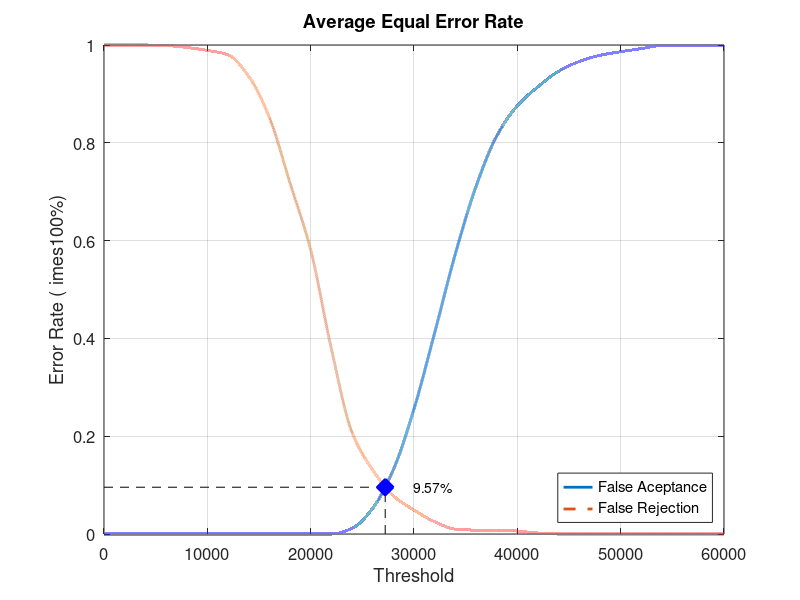
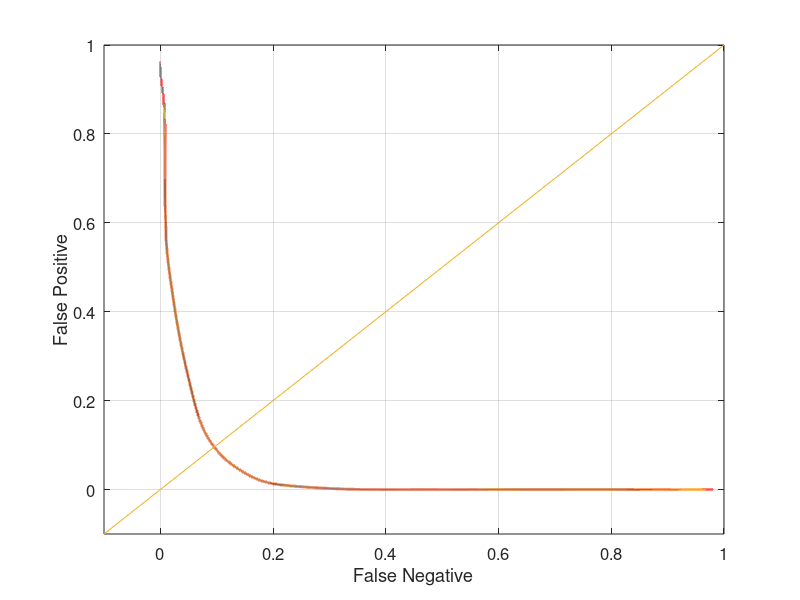

The MATLAB source for these figures, in order:
close all;
clear;
clc;
x = 0:2000:60000;
xq = 0:0.5:60000;

y0 = [0 0 0 0 0 0 0 0 0 0 0 0 0.0115789 0.0526316 0.131579 0.255789 0.411579 0.572632 0.710526 0.813684 0.875789 0.914737 0.946316 0.966316 0.978947 0.986316 0.992632 0.998947 0.998947 0.998947 1]
yy0 = interp1(x, y0, xq, 'pchip');
y1 = [1 1 1 0.999 0.995 0.989 0.98 0.936 0.852 0.718 0.581 0.379 0.208 0.131 0.078 0.049 0.025 0.01 0.008 0.008 0.006 0.002 0 0 0 0 0 0 0 0 0]
yy1 = interp1(x, y1, xq, 'pchip');

% Calculating EER: 
y2 = abs(y0 - y1);
find(y2 == min(y2))
yy2 = abs(yy0 - yy1);
xEER = find(yy2 == min(yy2));
xEERIndex = xq(xEER) % X-axis EER
yEER = yy0(xEER) % Y-axis EER

main = figure
plot(xq, yy0,'-','LineWidth', 2);	hold on
plot(xq, yy1,'--','LineWidth', 2);	hold on
plot([xEERIndex xEERIndex], [0 yEER], 'k--');	hold on
plot([0 xEERIndex], [yEER yEER], 'k--');	hold on
plot(xEERIndex, yEER, 'bx', 'LineWidth', 10);	hold on
text(xEERIndex + 10 * xEERIndex / 100, yEER, [num2str(round((10000 * yEER)) / 100) '%'])
legend('False Aceptance', 'False Rejection', 'Location', 'SouthEast')
xlabel('Threshold')
ylabel('Error Rate (	imes100%)')
title('Average Equal Error Rate')
set(gca, 'FontSize', 12)
axis([0 60000 0 1])
grid on

print(main, 'Database2AverageMain', '-dpng');
FNRxFPR = figure('Color', [1 1 1]);
plot(yy1, yy0, '-', yy1, yy0, 'LineWidth', 2);
hold on
y = -0.1:0.1:1
plot(y, y); 
set(gca, 'FontSize', 12)
xlabel('False Negative')
ylabel('False Positive')
axis([-0.1 1 -0.1 1])
set(gca, 'FontSize', 12)
grid on

print(FNRxFPR, 'Database2AverageFNRxFPR','-dpng');
